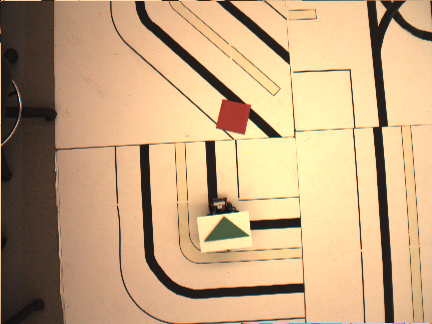
#> input picture uvispace/uvisensor/sensor/image.png, 432 x 324 px
$ python pimage.py   (Python 2 division)
#> lines starting #> are read from the running program, lines starting #| are printed output that depends on the picture
#!/usr/bin/env python

import time
from pylab import *
from PIL import Image

try:
    from cprocessing import *
except:
    print 'ERROR loading C library.'
    from pprocessing import *


# [115 lines left out: functions corners_area, connected, memory_bin, not called in this run]


if __name__ == '__main__':
    img = Image.open('image.png')
#> img is the input picture: PIL image 432x324 RGB; mean R, G, B 197, 165.2, 127
    img = img.resize((320, 240))
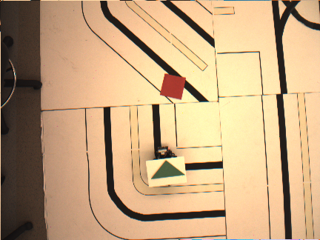
#> img: PIL image 320x240 RGB; mean R, G, B 196.8, 165.2, 127
    width, height =  img.size
#> width = 320; height = 240
    image = array(img.getdata(), dtype=uint8).reshape(height, width, 3)
    img = zeros((height, width, 3), dtype=uint8)
    for y in range(height):
        for x in range(width):
            img[y,x] = image[y,x] / 64 * 64
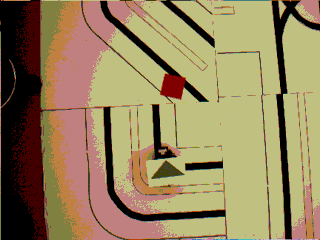
#> img: shape (240, 320, 3); mean R, G, B 150.9, 132.3, 93
    subplot(211)
    imshow(image)
    subplot(212)
    imshow(img)
    show()
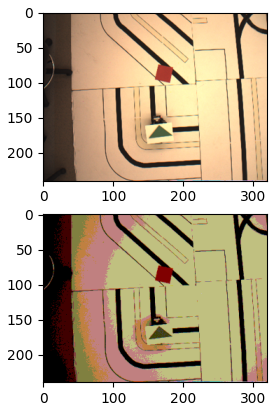
#> figure drawn by matplotlib, 2 panels

#------------------------------------------------------------------------------

    # Connectivity
#> (the run stopped early here; a loop or call above may not have finished)

$ run again, with FPGA/DE2_115-flash_sopcbuilder_11_original/ip/TERASIC_AUDIO/audio_fifo_wave0.jpg saved as uvispace/uvisensor/sensor/image.png
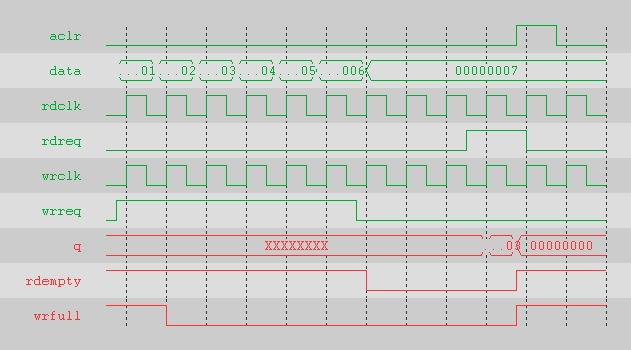
#> input picture FPGA/DE2_115-flash_sopcbuilder_11_original/ip/TERASIC_AUDIO/audio_fifo_wave0.jpg, 631 x 350 px
#> img is the input picture: PIL image 631x350 RGB; mean R, G, B 205, 206.7, 203.8
#> after the loop `for y in range(height):`:
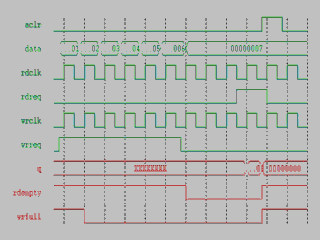
#> img: shape (240, 320, 3); mean R, G, B 183.5, 185.5, 182.9
#> `show()`:
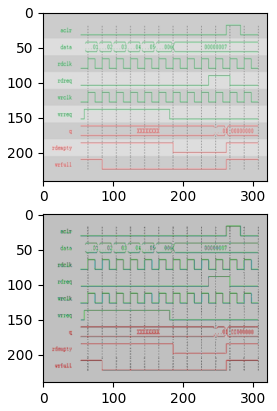
#> figure drawn by matplotlib, 2 panels

$ run again, with FPGA/DE2_115-flash_sopcbuilder_11_original/ip/TERASIC_AUDIO/audio_fifo_wave1.jpg saved as uvispace/uvisensor/sensor/image.png
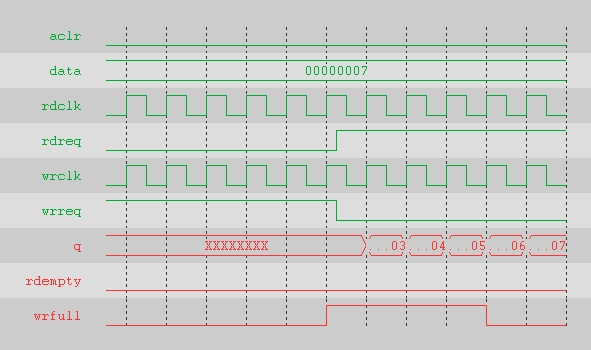
#> input picture FPGA/DE2_115-flash_sopcbuilder_11_original/ip/TERASIC_AUDIO/audio_fifo_wave1.jpg, 591 x 350 px
#> img is the input picture: PIL image 591x350 RGB; mean R, G, B 205.3, 206.8, 204.1
#> after the loop `for y in range(height):`:
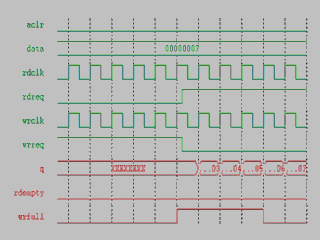
#> img: shape (240, 320, 3); mean R, G, B 183.9, 185.7, 183.3
#> `show()`:
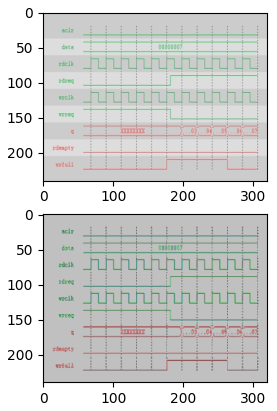
#> figure drawn by matplotlib, 2 panels
